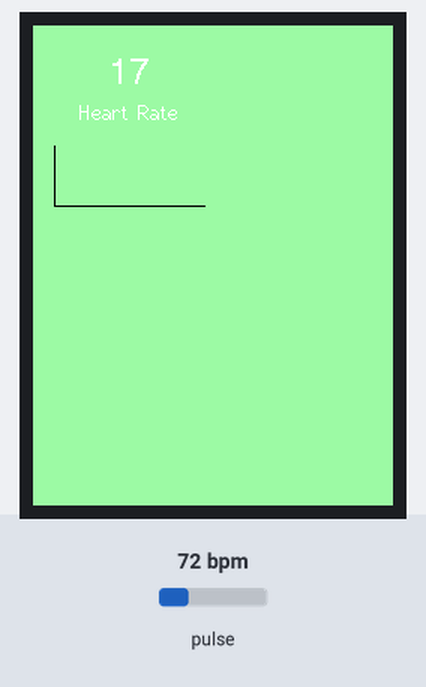
A sketch run on a simulated ESP32. On the bench: 240×320 colour display. Inputs (shaded band) come from the test bench; at power-on: pulse 72 bpm. What the sketch prints to the serial monitor is not drawn.

Above: at 1.4 s.
1.5 s: pulse set to 42 bpm
At 3.3 s:
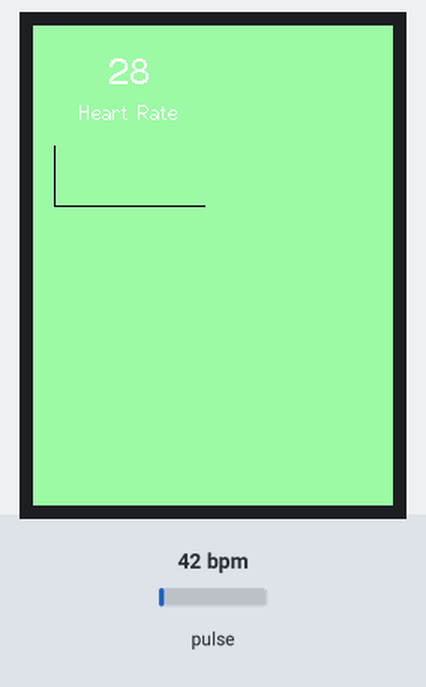
4.5 s: pulse set to 70 bpm
At 4.77 s:
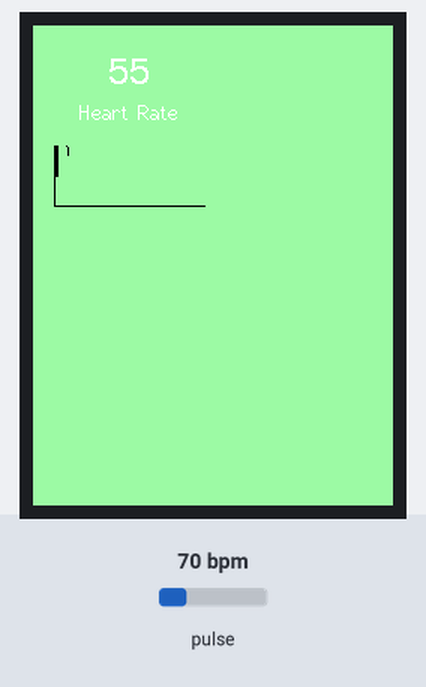
6.1 s: pulse set to 100 bpm
At 6.34 s:
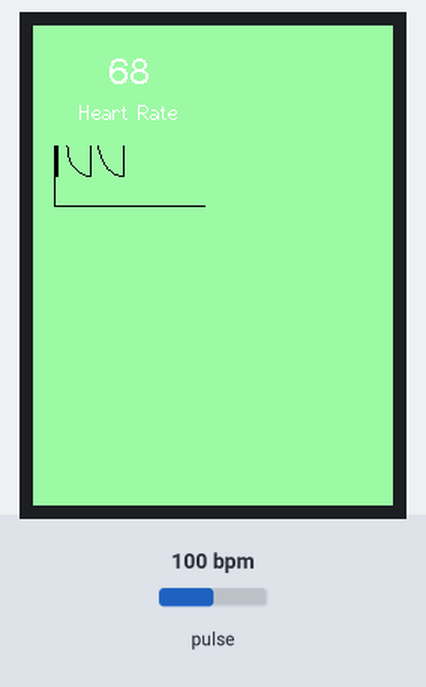
Timing chart, 0 to 9.1 s (numbered marks = the images above; inputs shaded):
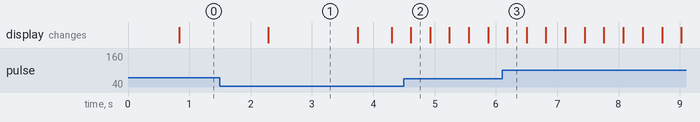

The sketch:

smart_watch_state_2.ino
```cpp
//STATE 2 Heart Rate and OXY readings

#include <TFT_eSPI.h>
#include <Wire.h>
#include <SPI.h>
#include "MAX30105.h"
#include "heartRate.h"
#include <NTPClient.h>
#include <WiFiUdp.h>
#include <WiFi.h>
#include <TFT_eWidget.h>

MAX30105 particleSensor;

TFT_eSPI tft = TFT_eSPI();
// Adafruit_MPU6050 mpu;

const byte RATE_SIZE = 4;
byte rates[RATE_SIZE];
byte rateSpot = 0;
long lastBeat = 0;

float beatsPerMinute;
int beatAvg;

// const char* ssid     = "pranit";
// const char* password = "1234567890";

// #define NTP_OFFSET  19800 // In seconds
// #define NTP_INTERVAL 60 * 1000    // In miliseconds
// #define NTP_ADDRESS  "1.asia.pool.ntp.org"

// WiFiUDP ntpUDP;
// NTPClient timeClient(ntpUDP, NTP_ADDRESS, NTP_OFFSET, NTP_INTERVAL);

GraphWidget gr = GraphWidget(&tft);
TraceWidget tr = TraceWidget(&gr);

const float gxLow  = 0.0;
const float gxHigh = 100.0;
const float gyLow  = 0.0;
const float gyHigh = 100.0;

long irMin = 0;
long irMax = 0;
long irAvg = 0;

void setup() {
  Serial.begin(115200);

  tft.init();
  tft.fillScreen(0x9fd4);
  tft.setRotation(0);
  tft.setTextWrap(true, true);
  tft.setTextColor(TFT_WHITE);
  tft.setCursor(0, 0);

  //oxy_init

  Serial.println("Initializing Oxymeter...");
  if (!particleSensor.begin(Wire, I2C_SPEED_FAST))
  {
    Serial.println("MAX30105 was not found. Please check wiring/power. ");
    while (1);
  }
  Serial.println("Place your index finger on the sensor with steady pressure.");
  particleSensor.setup();
  particleSensor.setPulseAmplitudeRed(0x0A);
  particleSensor.setPulseAmplitudeGreen(0);

  //graph_init

  gr.createGraph(100, 40, 0x9fd4);
  gr.setGraphScale(gxLow, gxHigh, gyLow, gyHigh);
  tr.startTrace(TFT_BLACK);
  gr.setGraphGrid(gxLow, 101.0, gyLow, 101.0, TFT_BLACK);
  gr.drawGraph(14, 80);

}

void loop() {
  //tft.fillScreen(0x9fd4);
  tft.fillRect(0, 0, 128, 60, 0x9fd4);
  long irValue = particleSensor.getIR();

  if (checkForBeat(irValue) == true)
  {
    //We sensed a beat!
    long delta = millis() - lastBeat;
    lastBeat = millis();

    beatsPerMinute = 60 / (delta / 1000.0);

    if (beatsPerMinute < 255 && beatsPerMinute > 20)
    {
      rates[rateSpot++] = (byte)beatsPerMinute; //Store this reading in the array
      rateSpot %= RATE_SIZE; //Wrap variable
      beatAvg = 0;
      for (byte x = 0 ; x < RATE_SIZE ; x++)
        beatAvg += rates[x];
      beatAvg /= RATE_SIZE;
    }
  }
  char beatAvgstr[10];
  itoa(beatAvg, beatAvgstr, 10);
  if (irValue < 50000) {
    tft.drawCentreString("No finger?", 64, 20, 2);
  }
  else {
    tft.drawCentreString(beatAvgstr, 64, 20, 4);
  }
  tft.drawCentreString("Heart Rate", 64, 50, 2);
  delay(20);

  static float gx = 0.0, gy = 0.0;
  static float delta = 10.0;
  tr.addPoint(gx, gy);
  gx += 1.0;
  //gy = ((irValue - 90000.0) / 6200.0) * 100;
  gy = ((irValue - irMin) / 500.0) * 100.0;
  irAvg = (irAvg + irValue) / 2;
  if (gx > gxHigh) {
      gx = 0.0;
      gr.drawGraph(14, 80);
      tr.startTrace(TFT_BLACK);
      irMax = irAvg + 250;
      irMin = irAvg - 250;
    }
    Serial.println(irValue);
}


//intialise a maximum and minimum IR value reading then use that to normalise the gy value to be plotted or use some ort of calculus
```
